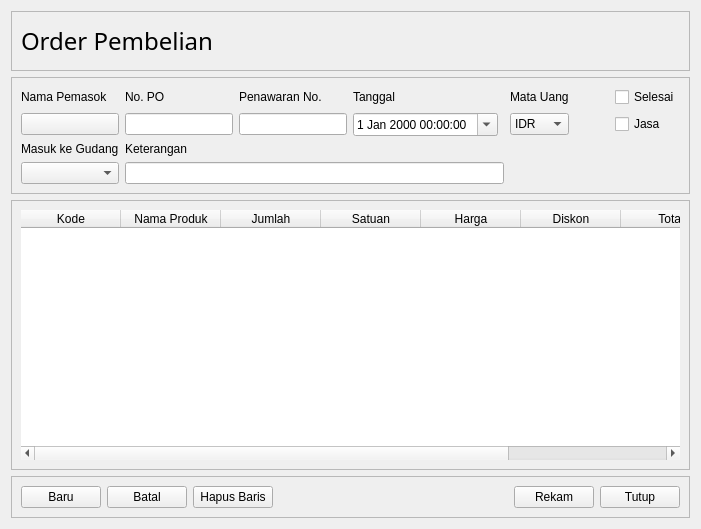
             <widget class="QWidget" name="st_Pembelian_OrderPembelian">
              <layout class="QVBoxLayout" name="verticalLayout_16">
               <item>
                <widget class="QFrame" name="fr_Pembelian_OrderPembelian_Title">
                 <property name="sizePolicy">
                  <sizepolicy hsizetype="Preferred" vsizetype="Maximum">
                   <horstretch>0</horstretch>
                   <verstretch>0</verstretch>
                  </sizepolicy>
                 </property>
                 <property name="minimumSize">
                  <size>
                   <width>0</width>
                   <height>30</height>
                  </size>
                 </property>
                 <property name="frameShape">
                  <enum>QFrame::StyledPanel</enum>
                 </property>
                 <property name="frameShadow">
                  <enum>QFrame::Raised</enum>
                 </property>
                 <layout class="QGridLayout" name="gl_Penjualan_OrderPenjualan_title_2">
                  <item row="0" column="0">
                   <widget class="QLabel" name="lb_Pembelian_OrderPembelian_Title">
                    <property name="sizePolicy">
                     <sizepolicy hsizetype="Preferred" vsizetype="Maximum">
                      <horstretch>0</horstretch>
                      <verstretch>0</verstretch>
                     </sizepolicy>
                    </property>
                    <property name="minimumSize">
                     <size>
                      <width>0</width>
                      <height>40</height>
                     </size>
                    </property>
                    <property name="font">
                     <font>
                      <family>Segoe UI Semilight</family>
                      <pointsize>18</pointsize>
                     </font>
                    </property>
                    <property name="text">
                     <string>Order Pembelian</string>
                    </property>
                    <property name="alignment">
                     <set>Qt::AlignLeading|Qt::AlignLeft|Qt::AlignVCenter</set>
                    </property>
                   </widget>
                  </item>
                 </layout>
                </widget>
               </item>
               <item>
                <widget class="QFrame" name="fr_Pembelian_OrderPembelian_Input_Line">
                 <property name="sizePolicy">
                  <sizepolicy hsizetype="Preferred" vsizetype="Maximum">
                   <horstretch>0</horstretch>
                   <verstretch>0</verstretch>
                  </sizepolicy>
                 </property>
                 <property name="frameShape">
                  <enum>QFrame::StyledPanel</enum>
                 </property>
                 <property name="frameShadow">
                  <enum>QFrame::Raised</enum>
                 </property>
                 <layout class="QGridLayout" name="gl_Penjualan_OrderPenjualan_input_2">
                  <item row="0" column="0">
                   <widget class="QLabel" name="lb_Pembelian_OrderPembelian_Nama">
                    <property name="text">
                     <string>Nama Pemasok</string>
                    </property>
                   </widget>
                  </item>
                  <item row="0" column="1">
                   <widget class="QLabel" name="lb_Pembelian_OrderPembelian_NoPO">
                    <property name="text">
                     <string>No. PO</string>
                    </property>
                   </widget>
                  </item>
                  <item row="0" column="2">
                   <widget class="QLabel" name="lb_Pembelian_OrderPembelian_Penawaran">
                    <property name="text">
                     <string>Penawaran No.</string>
                    </property>
                   </widget>
                  </item>
                  <item row="0" column="3">
                   <widget class="QLabel" name="lb_Pembelian_OrderPembelian_Tanggal">
                    <property name="text">
                     <string>Tanggal</string>
                    </property>
                   </widget>
                  </item>
                  <item row="3" column="0">
                   <widget class="QComboBox" name="cb_Pembelian_OrderPembelian_Gudang"/>
                  </item>
                  <item row="2" column="1">
                   <widget class="QLabel" name="lb_Pembelian_OrderPembelian_Keterangan">
                    <property name="text">
                     <string>Keterangan</string>
                    </property>
                   </widget>
                  </item>
                  <item row="2" column="0">
                   <widget class="QLabel" name="lb_Pembelian_OrderPembelian_Gudang">
                    <property name="text">
                     <string>Masuk ke Gudang</string>
                    </property>
                   </widget>
                  </item>
                  <item row="1" column="5">
                   <widget class="QComboBox" name="cb_Pembelian_OrderPembelian_Kurs">
                    <item>
                     <property name="text">
                      <string>IDR</string>
                     </property>
                    </item>
                   </widget>
                  </item>
                  <item row="1" column="2">
                   <widget class="QLineEdit" name="le_Pembelian_OrderPembelian_Penawaran"/>
                  </item>
                  <item row="1" column="1">
                   <widget class="QLineEdit" name="le_Pembelian_OrderPembelian_NoPO"/>
                  </item>
                  <item row="0" column="7">
                   <widget class="QCheckBox" name="chk_Pembelian_OrderPembelian_Selesai">
                    <property name="text">
                     <string>Selesai</string>
                    </property>
                   </widget>
                  </item>
                  <item row="0" column="5">
                   <widget class="QLabel" name="lb_Pembelian_OrderPembelian_Kurs">
                    <property name="text">
                     <string>Mata Uang</string>
                    </property>
                   </widget>
                  </item>
                  <item row="1" column="6">
                   <spacer name="hs_Pembelian_OrderPembelian_Input">
                    <property name="orientation">
                     <enum>Qt::Horizontal</enum>
                    </property>
                    <property name="sizeHint" stdset="0">
                     <size>
                      <width>40</width>
                      <height>20</height>
                     </size>
                    </property>
                   </spacer>
                  </item>
                  <item row="1" column="7">
                   <widget class="QCheckBox" name="chk_Pembelian_OrderPembelian_Jasa">
                    <property name="text">
                     <string>Jasa</string>
                    </property>
                   </widget>
                  </item>
                  <item row="3" column="1" colspan="4">
                   <widget class="QLineEdit" name="le_Pembelian_OrderPembelian_Keterangan"/>
                  </item>
                  <item row="1" column="0">
                   <widget class="QPushButton" name="tb_Pembelian_OrderPembelian_Nama">
                    <property name="text">
                     <string/>
                    </property>
                   </widget>
                  </item>
                  <item row="1" column="3">
                   <widget class="QDateTimeEdit" name="dte_Pembelian_OrderPembelian_Tanggal">
                    <property name="calendarPopup">
                     <bool>true</bool>
                    </property>
                   </widget>
                  </item>
                 </layout>
                </widget>
               </item>
               <item>
                <widget class="QFrame" name="fr_Pembelian_OrderPembelian_Tabel">
                 <property name="sizePolicy">
                  <sizepolicy hsizetype="Preferred" vsizetype="MinimumExpanding">
                   <horstretch>0</horstretch>
                   <verstretch>0</verstretch>
                  </sizepolicy>
                 </property>
                 <property name="frameShape">
                  <enum>QFrame::StyledPanel</enum>
                 </property>
                 <property name="frameShadow">
                  <enum>QFrame::Raised</enum>
                 </property>
                 <layout class="QGridLayout" name="gl_Penjualan_OrderPenjualan_tabel_2">
                  <item row="2" column="0">
                   <widget class="QTableWidget" name="tbl_Pembelian_OrderPembelian">
                    <property name="sizePolicy">
                     <sizepolicy hsizetype="Maximum" vsizetype="MinimumExpanding">
                      <horstretch>0</horstretch>
                      <verstretch>0</verstretch>
                     </sizepolicy>
                    </property>
                    <property name="minimumSize">
                     <size>
                      <width>0</width>
                      <height>250</height>
                     </size>
                    </property>
                    <property name="maximumSize">
                     <size>
                      <width>1366</width>
                      <height>16777215</height>
                     </size>
                    </property>
                    <property name="frameShape">
                     <enum>QFrame::NoFrame</enum>
                    </property>
                    <property name="editTriggers">
                     <set>QAbstractItemView::NoEditTriggers</set>
                    </property>
                    <property name="showGrid">
                     <bool>false</bool>
                    </property>
                    <property name="wordWrap">
                     <bool>true</bool>
                    </property>
                    <property name="cornerButtonEnabled">
                     <bool>true</bool>
                    </property>
                    <property name="rowCount">
                     <number>0</number>
                    </property>
                    <property name="columnCount">
                     <number>8</number>
                    </property>
                    <column>
                     <property name="text">
                      <string>Kode</string>
                     </property>
                    </column>
                    <column>
                     <property name="text">
                      <string>Nama Produk</string>
                     </property>
                    </column>
                    <column>
                     <property name="text">
                      <string>Jumlah</string>
                     </property>
                    </column>
                    <column>
                     <property name="text">
                      <string>Satuan</string>
                     </property>
                    </column>
                    <column>
                     <property name="text">
                      <string>Harga</string>
                     </property>
                    </column>
                    <column>
                     <property name="text">
                      <string>Diskon</string>
                     </property>
                    </column>
                    <column>
                     <property name="text">
                      <string>Total</string>
                     </property>
                    </column>
                    <column>
                     <property name="text">
                      <string>Pajak</string>
                     </property>
                    </column>
                   </widget>
                  </item>
                 </layout>
                </widget>
               </item>
               <item>
                <widget class="QFrame" name="fr_Pembelian_OrderPembelian_Tombol">
                 <property name="sizePolicy">
                  <sizepolicy hsizetype="Preferred" vsizetype="Maximum">
                   <horstretch>0</horstretch>
                   <verstretch>0</verstretch>
                  </sizepolicy>
                 </property>
                 <property name="frameShape">
                  <enum>QFrame::StyledPanel</enum>
                 </property>
                 <property name="frameShadow">
                  <enum>QFrame::Raised</enum>
                 </property>
                 <layout class="QHBoxLayout" name="hl_Penjualan_OrderPenjualan_tombol_2">
                  <item>
                   <widget class="QPushButton" name="tb_Pembelian_OrderPembelian_Baru">
                    <property name="text">
                     <string>Baru</string>
                    </property>
                   </widget>
                  </item>
                  <item>
                   <widget class="QPushButton" name="tb_Pembelian_OrderPembelian_Batal">
                    <property name="text">
                     <string>Batal</string>
                    </property>
                   </widget>
                  </item>
                  <item>
                   <widget class="QPushButton" name="tb_Pembelian_OrderPembelian_HapusBaris">
                    <property name="text">
                     <string>Hapus Baris</string>
                    </property>
                   </widget>
                  </item>
                  <item>
                   <spacer name="hs_Pembelian_OrderPembelian_Tombol">
                    <property name="orientation">
                     <enum>Qt::Horizontal</enum>
                    </property>
                    <property name="sizeHint" stdset="0">
                     <size>
                      <width>40</width>
                      <height>20</height>
                     </size>
                    </property>
                   </spacer>
                  </item>
                  <item>
                   <widget class="QPushButton" name="tb_Pembelian_OrderPembelian_Rekam">
                    <property name="text">
                     <string>Rekam</string>
                    </property>
                   </widget>
                  </item>
                  <item>
                   <widget class="QPushButton" name="tb_Pembelian_OrderPembelian_Tutup">
                    <property name="text">
                     <string>Tutup</string>
                    </property>
                   </widget>
                  </item>
                 </layout>
                </widget>
               </item>
              </layout>
             </widget>
